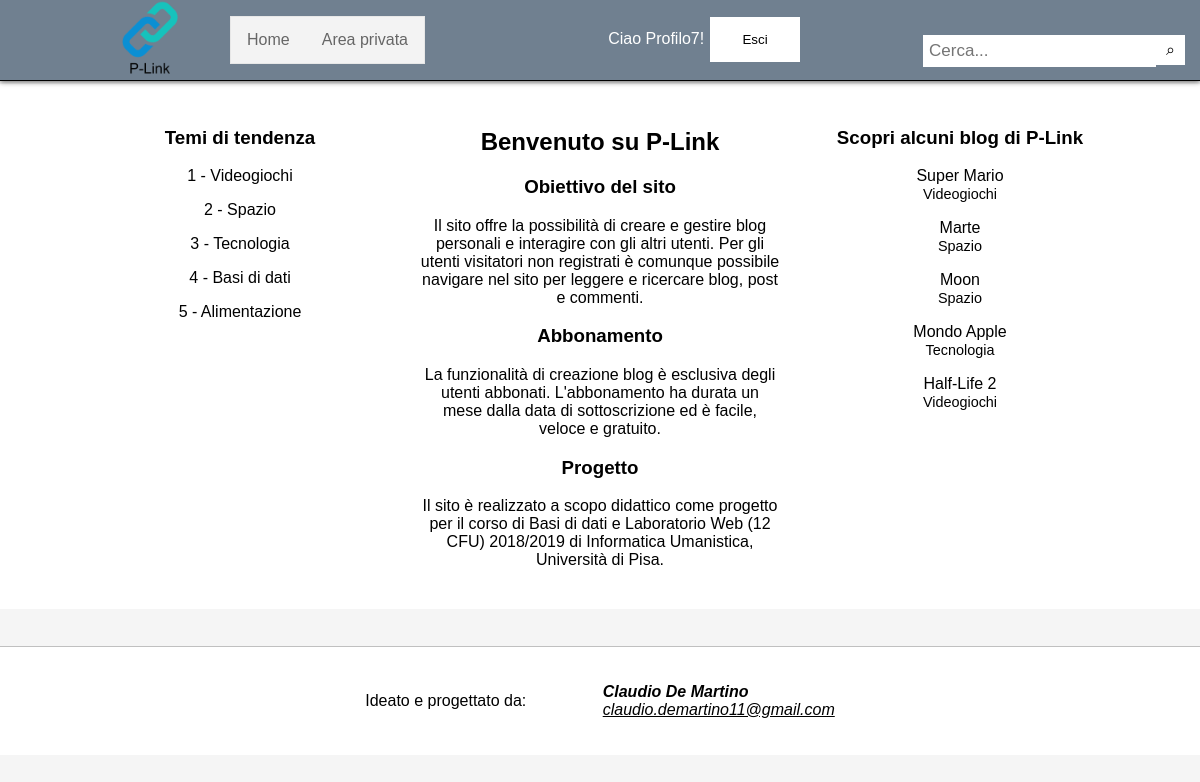
The app's page /Codice/index.php (signed in) with its own data.
### tables this page shows
CREATE TABLE `tema` (
  `nome` varchar(20) NOT NULL,
  `popolarita` smallint(6) NOT NULL DEFAULT '0'
);

CREATE TABLE `argomento` (
  `nomeTema` varchar(20) NOT NULL,
  `blog_idArg` smallint(6) NOT NULL
);

CREATE TABLE `blog` (
  `blog_id` smallint(6) NOT NULL,
  `nomeBlog` varchar(20) NOT NULL,
  `graficaBlog` varchar(20) NOT NULL DEFAULT 'Default.css'
);

### Codice/index.php (the view, shortened to what this page needs)
<!DOCTYPE html>
<html lang="it">
    <head>
        <link rel="stylesheet" href="Default.css" />
    </head>
    <body>
        <div id="page-container">
            <div id="content-wrap">
                <header>
                    <div class="header">
                        <img src="img/logo.png" id="logo" alt="Logo"/>
                        <ul>
                            <li><a href="index.php">Home</a></li>
                            <li><a href="userpage.php">Area privata</a></li>
                        </ul>
                        <div class="menu">
                            <?php
                                if (!isset($_SESSION["login"]) OR ($_SESSION["login"] != "OK")) : ?>
                                    <input type="button" class="button" value="Accedi" onclick="location.href='accedi.php'" id="linkLogin" />
                                    <input type="button" class="button" value="Registrati" onclick="location.href='registrazione.php'" id="linkRec" />
                                <?php else : ?>
                                    <span id='menuLogin'><?php echo "Ciao $_SESSION[nickname]!\t"?></span>
                                    <input type="button" class="button" value="Esci" onclick="location.href='logout.php'" id="linkLogout" />
                                <?php endif;
                            ?>
                        </div>
                        <div class="search-container">
                            <form action="search.php" method="get">
                                <input type="text" placeholder="Cerca..." name="search">
                                <input type="submit" id="searchSubmit" value="&#x02315;"/>
                            </form>
                        </div>
                    </div>
                </header>
                <div class="content">
                    <div class="container">
                        <div class="column" class="tendenza">
                            <h3>Temi di tendenza</h3>
                            <?php
                                include ("connect.php");
                                $sql = "SELECT `nome` FROM `tema` ORDER BY `popolarita` DESC LIMIT 5";
                                $result0 = mysqli_query($link, $sql);
                                $rowsTemi = mysqli_num_rows($result0);
                                $conta = 1;
                                if ($rowsTemi > 0) :
                                    while ($fetchTemi = mysqli_fetch_assoc($result0)) : ?>
                                        <p class="temiTendenza"><?php echo "$conta"." - ";
                                            echo "$fetchTemi[nome]"; ?>
                                        </p>
                                        <?php $conta = $conta + 1;
                                    endwhile;
                                else : ?>
                                    <p>Non ci sono temi di tendenza in questo momento.</p>
                                <?php endif;
                            ?>
                        </div>
                        <div class="column" id="infoSito">
                            <h2>Benvenuto su P-Link</h2>
                            <h3>Obiettivo del sito</h3>
                            <p>Il sito offre la possibilit&agrave; di creare e gestire blog personali e interagire con gli altri utenti. Per gli utenti visitatori non registrati &egrave; comunque possibile navigare nel sito per leggere e ricercare blog, post e commenti.</p>
                            <h3>Abbonamento</h3>
                            <p>La funzionalit&agrave; di creazione blog &egrave; esclusiva degli utenti abbonati. L'abbonamento ha durata un mese dalla data di sottoscrizione ed &egrave; facile, veloce e gratuito.</p>
                            <h3>Progetto</h3>
                            <p>Il sito &egrave; realizzato a scopo didattico come progetto per il corso di Basi di dati e Laboratorio Web (12 CFU) 2018/2019 di Informatica Umanistica, Universit&agrave; di Pisa. </p>
                        </div>
                        <div class="column" id="randomBlog">
                            <h3>Scopri alcuni blog di P-Link</h3>
                            <?php
                                $sql = "SELECT `nomeBlog`, `nomeTema`, `blog_id` FROM `blog` AS b, `argomento` AS a WHERE b.`blog_id` = a.`blog_idArg` ORDER BY RAND() LIMIT 5";
                                $result1 = mysqli_query($link, $sql);
                                $rowsBlog = mysqli_num_rows($result1);
                                if ($rowsBlog > 0) :
                                    while ($fetchBlog = mysqli_fetch_assoc($result1)) : ?>
                                        <p class="randomBlog" onclick="apriBlog(this)"><span id="nome"><?php echo "$fetchBlog[nomeBlog]"; ?></span><br>
                                            <span id="tema"><?php echo "$fetchBlog[nomeTema]"; ?></span>
                                        </p>
                                    <?php endwhile;
                                else : ?>
                                    <p>Non ci sono blog in questo momento.</p>
                                <?php endif;
                            ?>
                        </div>
                    </div>
                </div>
            </div>
            <footer>
                <div class="footer">
                    <p>Ideato e progettato da: </p>
                    <address>
                        <b>Claudio De Martino</b><br />
                        <a href="mailto:claudio.demartino11@gmail.com">claudio.demartino11@gmail.com</a>
                    </address>
                </div>
            </footer>
        </div>
    </body>
</html>

### Codice/Default.css (style rules this page uses)
* { box-sizing: border-box; }
body { font-family: Arial, sans-serif; margin: 0; padding: 0; background-color: #F5F5F5; }
#page-container { position: relative; min-height: 70vh; }
#content-wrap { padding-bottom: 2%; }
header { margin: auto; position: fixed; top: 0; width: 100%; background-color: #708090; border-bottom: 1px solid #000000; box-shadow: 0px 1px 5px 0px rgba(50, 50, 50, 0.75); }
.header { text-align: center; }
.header > #logo { display: inline-block; vertical-align: middle; max-width: 80px; max-height: 80px; }
#logo { max-width: 300px; max-height: 300px; }
.header ul { list-style-type: none; margin: 0; margin-left: 3%; padding: 0; overflow: hidden; border: 1px solid #E7E7E7; background-color: #F3F3F3; display: inline-block; vertical-align: middle; }
.header li { float: left; }
.header li a { display: block; color: #666666; text-align: center; padding: 14px 16px; text-decoration: none; }
.menu { margin: 1%; display: inline-block; width: 30%; text-align: right; }
#menuLogin { color: #FFFFFF; }
#linkRec, #linkLogin, #linkLogout { background-color: #FFFFFF; margin: 0.5%; }
.search-container { float: right; display: inline-block; }
.search-container input[type=text] { border: none; margin: auto; padding: 6px; font-size: 17px; margin-top: 35px; }
#searchSubmit { float: right; border: none; font-size: inherit; background-color: #FFFFFF; padding: 6px 10px; margin-top: 35px; margin-right: 15px; }
.content { background-color: #FFFFFF; margin: 7% 0% 2% 0%; padding: 2% 5%; text-align: center; }
.container { display: flex; flex-direction: row; }
.column { flex: 1 1 0px; }
p.randomBlog, span.nomeBlog { cursor: pointer; }
span.autoreBlog, #tema { font-size: 90%; }
.button { border: none; text-decoration: none; padding: 15px 32px; text-align: center; cursor: pointer; }
footer { position: absolute; bottom: 0; width: 100%; height: 2%; background-color: #FFFFFF; color: #000000; border-top: 1px solid #C0C0C0; text-align: center; }
.footer { background-color: #FFFFFF; }
footer p { display: inline-block; vertical-align: middle; }
div.footer p:first-child { margin: 3%; }
footer address { text-align: left; display: inline-block; margin: 3%; vertical-align: middle; }
footer address a { color: #000000; }

### records on screen
tema: nome "Videogiochi"
tema: nome "Spazio"
tema: nome "Tecnologia"
tema: nome "Basi di dati"
tema: nome "Alimentazione"
argomento: blog_idArg.nomeBlog "Super Mario", nomeTema "Videogiochi"
argomento: blog_idArg.nomeBlog "Marte", nomeTema "Spazio"
argomento: blog_idArg.nomeBlog "Moon", nomeTema "Spazio"
argomento: blog_idArg.nomeBlog "Mondo Apple", nomeTema "Tecnologia"
argomento: blog_idArg.nomeBlog "Half-Life 2", nomeTema "Videogiochi"

### other values on screen
$_SESSION[nickname] "Profilo7"
